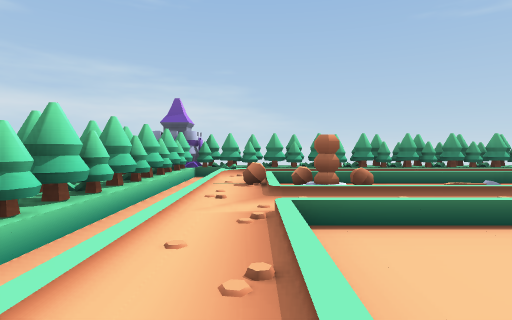
[1] (above)

16 first-person views from a walk through a Unity game level. The camera is 0.49 m above the floor, tilts 2° down and sees 80° across. The floor is counted in squares, 1 m on a side. Each view is taken from the middle of a square. On the plan, view 1 faces up. The plan holds only what a view shows up to about 9 squares ahead; the rest is blank. The place goes on beyond the plan.

[2]
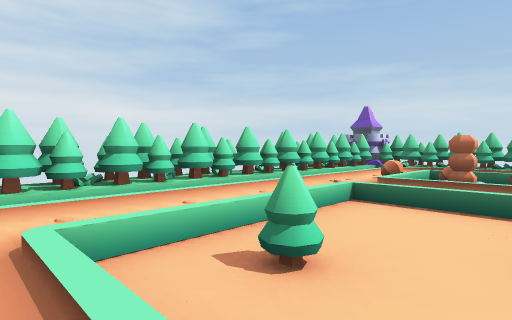

[3]
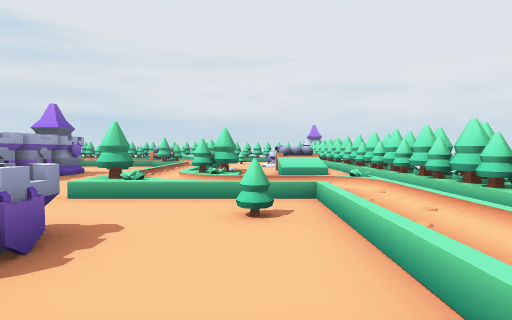

[4]
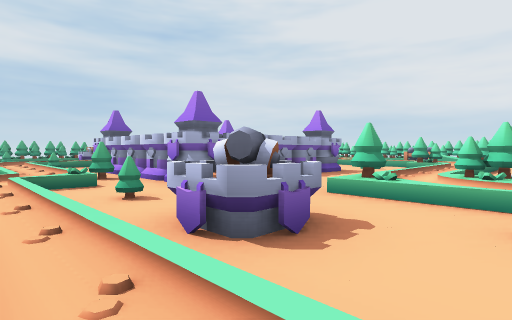

[5]
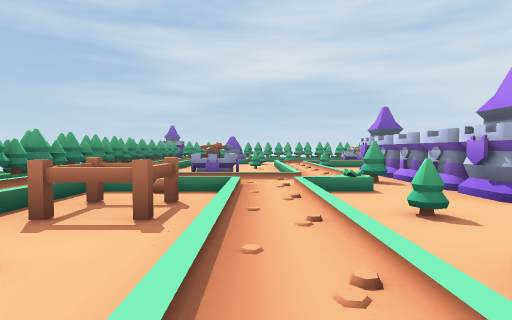

[6]
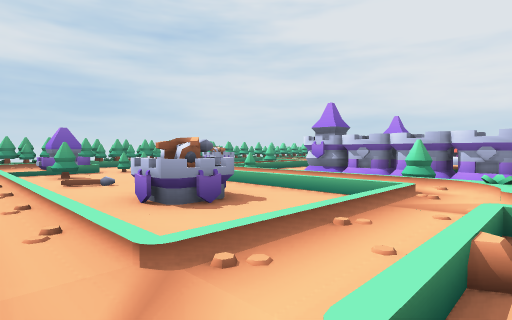

[7]
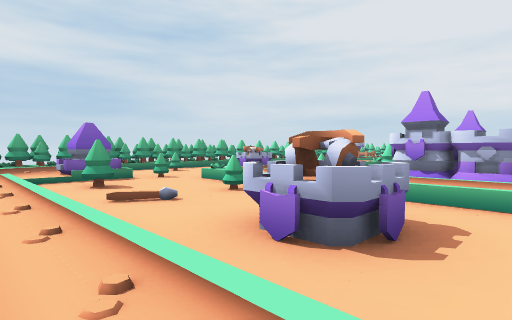

[8]
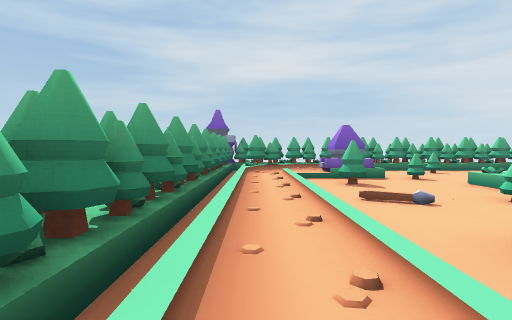

[9]
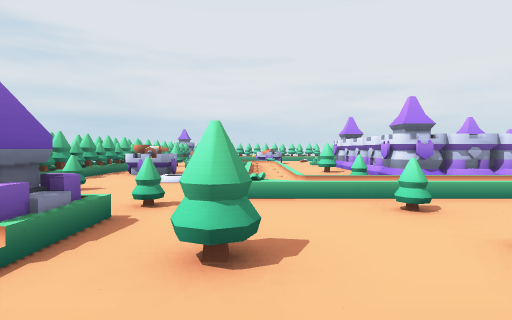

[10]
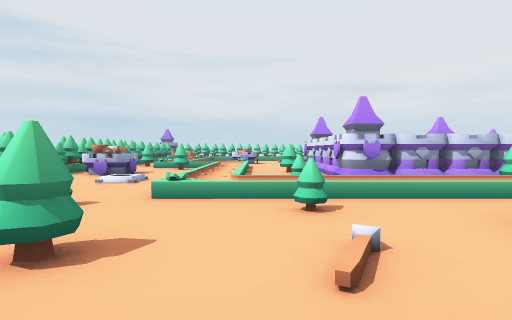

[11]
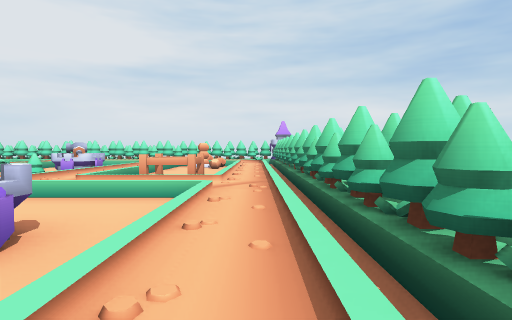

[12]
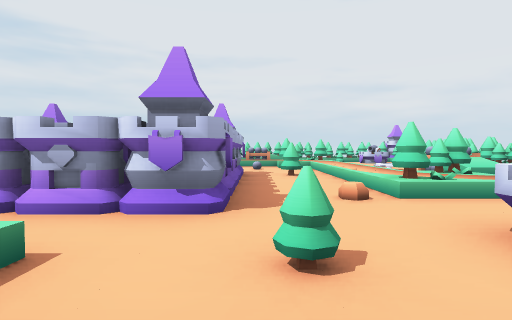

[13]
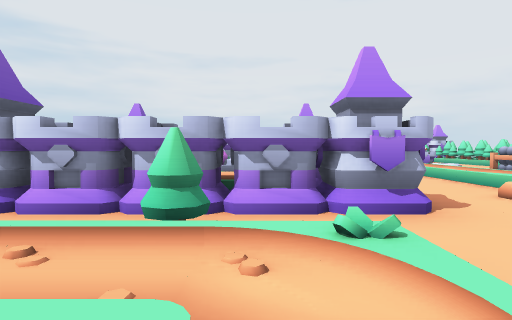

[14]
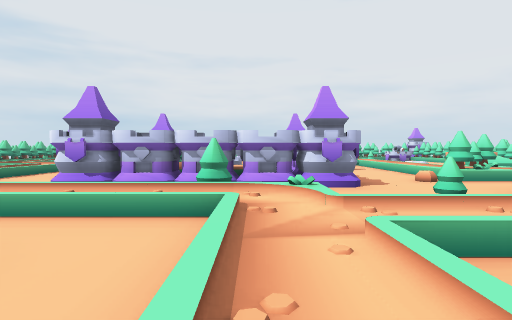

[15]
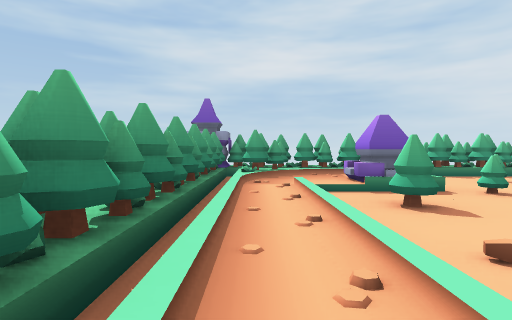

[16]
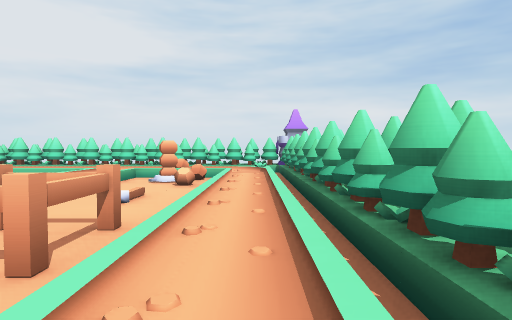

### Floor plan
Key: @ floor where view 1 was taken; # wall or solid block; x gap in a wall; . main floor; : floor 0.05 m higher than the main floor; + floor 0.1 m higher than the main floor; - floor 0.1 m lower than the main floor; = window, fence, low wall or low ledge; v drop or lower ground; O other object.
Columns run from 2 left of view 1 to 17 right of it. Each row starts with its distance up from view 1.
  7 ####################
  6 ##.......:.......=##
  5 ##.OOvvOv.=#=-=#==v#
  4 ##OOvOvOv.#OOO-OOOv#
  3 ##........#O-O- O#=#
  2 ##.vOOvvv.x....= -O#
  1 ##.vOOvOvOOvvOv #-O#
  0 ##@OvvvOOOOOO v -- #
 -1 ##...+OOO#O#Ovv -OO#
 -2 #vvv+vvOOOOOOOv -OO#
 -3 #v  vvvOO OOOvv O- #
 -4 #v=OvvOO   OO

Positions as (right, up) in squares from view 1, and headings:
1: (0, 0), facing up
2: (2, -1), facing up-left
3: (1, 3), facing down
4: (1, 3), facing down-right
5: (2, 3), facing right
6: (6, 6), facing down-right
7: (8, 6), facing down-right
8: (8, 6), facing right
9: (13, 6), facing down
10: (12, 6), facing down
11: (11, 6), facing left
12: (5, 3), facing down
13: (7, 3), facing down
14: (7, 5), facing down
15: (10, 6), facing right
16: (7, 6), facing left
